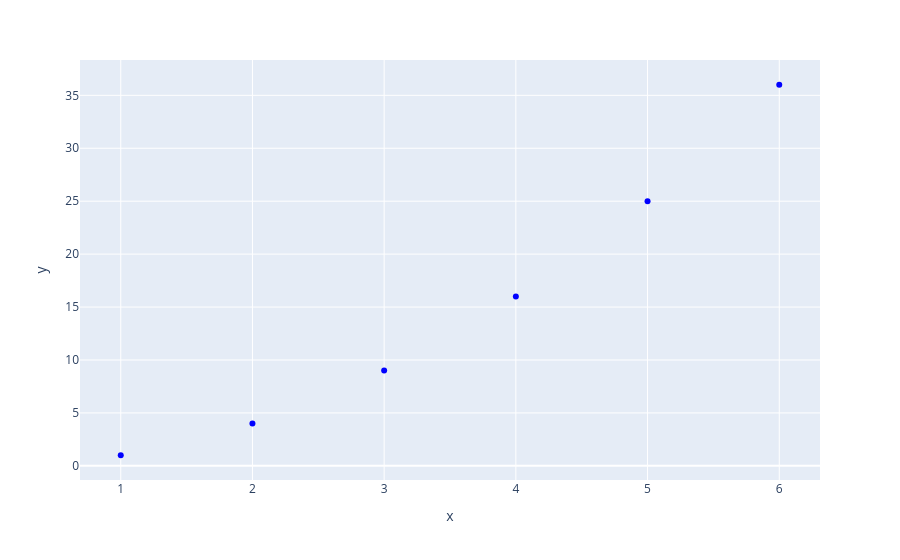

The cell this chart's notebook holds for it:
### Markdown cell above
+ [手动设置散点图或者线图的颜色](https://stackoverflow.com/questions/63413928/plotly-how-to-manually-set-the-color-of-points-in-plotly-express-scatter-plots)

### Code cell
# 通过 color_discrete_sequence=['color'] 方式设置
scatter = px.scatter(x=[1,2,3,4,5,6], y=[1,4,9,16,25,36], color_discrete_sequence=['blue'])
scatter.show(width=200, height=400)

### Figure 1 — Plotly figure (JSON) as saved in the notebook; plotly's stock layout.template omitted (floating-point values rounded to 4 significant figures)
{"data": [{"hovertemplate": "x=%{x}<br>y=%{y}<extra></extra>", "legendgroup": "", "marker": {"color": "blue", "symbol": "circle"}, "mode": "markers", "name": "", "orientation": "v", "showlegend": false, "type": "scatter", "x": [1, 2, 3, 4, 5, 6], "xaxis": "x", "y": [1, 4, 9, 16, 25, 36], "yaxis": "y"}], "layout": {"autosize": true, "legend": {"tracegroupgap": 0}, "margin": {"t": 60}, "xaxis": {"anchor": "y", "autorange": true, "domain": [0, 1], "range": [0.6999, 6.3], "title": {"text": "x"}, "type": "linear"}, "yaxis": {"anchor": "x", "autorange": true, "domain": [0, 1], "range": [-1.71, 38.71], "title": {"text": "y"}, "type": "linear"}}}
